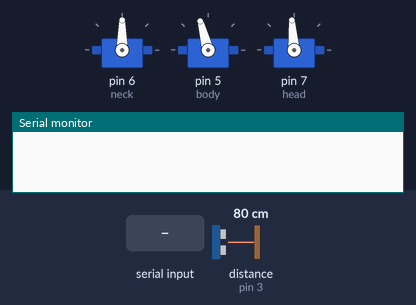
Simulated run of this sketch. Board: Arduino Uno, built with avr-gcc and run on an emulated ATmega328P. Shown: 3 × servo, the last lines printed to the serial monitor. Wiring (inferred from the names in the program): ultrasonic range finder: trigger pin 2; echo pin 3. The inputs (shaded band) are chosen by the test bench; at power-on: distance to the obstacle (sensor on pin 3) 80 cm. The echo pulse lasts 58.3 µs per cm.

Above: at 1.2 s.
1.3 s: distance to the obstacle (sensor on pin 3) set to 53 cm
4.8 s: distance to the obstacle (sensor on pin 3) set to 46 cm
At 5.99 s:
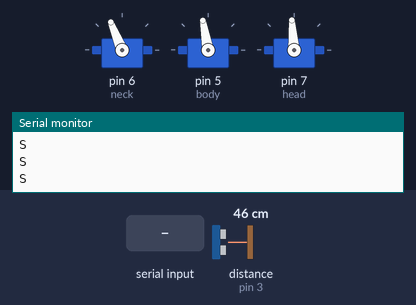
8.6 s: "3" received over Serial
At 9.5 s:
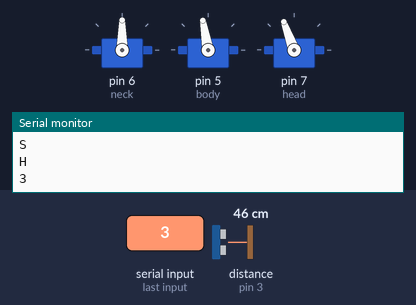
At 11.0 s:
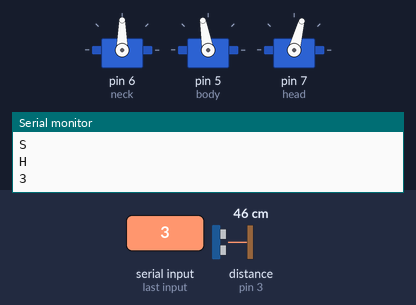
Timing chart, 0 to 12.7 s (numbered marks = the images above; inputs shaded):
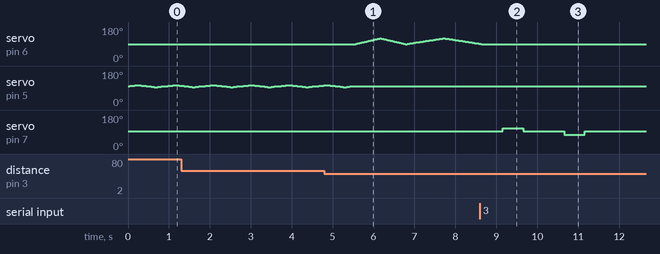

The sketch:

working_uno.ino
```cpp
#include <Servo.h>
#define trigPin1 2
#define echoPin1 3

Servo servoBody;
Servo servoNeck;
Servo servoHead;

long duration, distance, S1, S2, S3;

int body=5;
int neck=6;
int head=7;

int middle_body =100;
int middle_neck=90;
int low_body=95;
int high_body=105;
int delay_body=40;
int low_neck=45;
int high_neck=135;
int delay_neck=10;
int head_stop=94;
int head_high=110;
int head_low=75;
int delay_head=500;

unsigned long time;
unsigned long end_time;

void setup() {
Serial.begin(9600);
  servoNeck.attach(neck);
  servoNeck.write(middle_neck);
  servoBody.attach(body);
  servoBody.write(middle_body);// start serial for output
  servoHead.attach(head);
  servoHead.write(head_stop);
  pinMode(trigPin1, OUTPUT);
  pinMode(echoPin1, INPUT);
}


void SonarSensor(int trigPin,int echoPin)
{

digitalWrite(trigPin, LOW);
delayMicroseconds(2); // This ensures clean high pulse
digitalWrite(trigPin, HIGH);
delayMicroseconds(10);
digitalWrite(trigPin, LOW);
duration = pulseIn(echoPin, HIGH);
distance = (duration/2) * 0.03445; // distance in cm, speed of sound at 22.5 C

}


void move_fast(){
 for (int pos = middle_neck; pos <= high_neck; pos += 1) {
    servoNeck.write(pos); // tell servo to go to position in variable 'pos'
    delay(delay_neck);                       // waits 15ms for the servo to reach the position
  }
  for (int pos = high_neck; pos >=low_neck; pos -= 1) {
    servoNeck.write(pos);// tell servo to go to position in variable 'pos'
    delay(delay_neck);                       // waits 15ms for the servo to reach the position
  }
  for (int pos = low_neck; pos <= middle_body; pos += 1) {
    servoNeck.write(pos);// tell servo to go to position in variable 'pos'
    delay(delay_neck);                       // waits 15ms for the servo to reach the position
  }
  for (int pos = middle_body; pos <= high_neck; pos += 1) {
    servoNeck.write(pos); // tell servo to go to position in variable 'pos'
    delay(delay_neck);                       // waits 15ms for the servo to reach the position
  }
  for (int pos = high_neck; pos >=low_neck; pos -= 1) {
    servoNeck.write(pos);// tell servo to go to position in variable 'pos'
    delay(delay_neck);                       // waits 15ms for the servo to reach the position
  }
  for (int pos = low_neck; pos <= middle_body; pos += 1) {
    servoNeck.write(pos);// tell servo to go to position in variable 'pos'
    delay(delay_neck);                       // waits 15ms for the servo to reach the position
  }
  Serial.println("F");
}

void move_slow(){
 for (int pos = middle_body; pos <= high_body; pos += 1) {
    servoBody.write(pos); // tell servo to go to position in variable 'pos'
    delay(delay_body);                       // waits 15ms for the servo to reach the position
  }
  for (int pos = high_body; pos >=low_body; pos -= 1) {
    servoBody.write(pos);// tell servo to go to position in variable 'pos'
    delay(delay_body);                       // waits 15ms for the servo to reach the position
  }
  for (int pos = low_body; pos <= middle_body; pos += 1) {
    servoBody.write(pos);// tell servo to go to position in variable 'pos'
    delay(delay_body);                       // waits 15ms for the servo to reach the position
  }
  for (int pos = middle_body; pos <= high_body; pos += 1) {
    servoBody.write(pos); // tell servo to go to position in variable 'pos'
    delay(delay_body);                       // waits 15ms for the servo to reach the position
  }
  for (int pos = high_body; pos >=low_body; pos -= 1) {
    servoBody.write(pos);// tell servo to go to position in variable 'pos'
    delay(delay_body);                       // waits 15ms for the servo to reach the position
  }
  for (int pos = low_body; pos <= middle_body; pos += 1) {
    servoBody.write(pos);// tell servo to go to position in variable 'pos'
    delay(delay_body);                       // waits 15ms for the servo to reach the position
  }
  Serial.println("S");
}

//start when song is finnished
void kill_move(){
  servoHead.write(head_stop);
  delay(delay_head);
  servoHead.write(head_high);
  delay(delay_head);
  servoHead.write(head_stop);
  delay(1000);
  servoHead.write(head_low);
  delay(delay_head);
  servoHead.write(head_stop);
  Serial.println("K");
}

void human_detected(){
  for (int pos = middle_neck; pos <= 120; pos += 1) { // goes from 0 degrees to 180 degrees
    servoNeck.write(pos); // tell servo to go to position in variable 'pos'
    delay(20);                       // waits 15ms for the servo to reach the position
  }
  for (int pos = 120; pos >= middle_neck; pos -= 1) {
    servoNeck.write(pos); // tell servo to go to position in variable 'pos'
    delay(20);                       // waits 15ms for the servo to reach the position
  }
  for (int pos = middle_neck; pos <= 120; pos += 1) { // goes from 0 degrees to 180 degrees
    servoNeck.write(pos); // tell servo to go to position in variable 'pos'
    delay(30);                       // waits 15ms for the servo to reach the position
  }
  for (int pos = 120; pos >= middle_neck; pos -= 1) {
    servoNeck.write(pos); // tell servo to go to position in variable 'pos'
    delay(30);                       // waits 15ms for the servo to reach the position
  }
  Serial.println("H");
}

char com=' ';
int count=0;
bool kill=false;

void loop() {
  // Check if there is anything in the soft Serial Buffer
  if (Serial.available()){
// Read one value from the soft serial buffer and store it in the variable com
  com = Serial.read();
  Serial.println(com);
  }
  if(com=='3'){
    kill_move();
    //Serial.println("Kill");
    kill=true;
    }
  if(!kill){
     SonarSensor(trigPin1, echoPin1);
     S1 = distance;
     if(S1<50){
     human_detected();
     }
    //Serial.println("h");
    else{
      if(com=='1'){
        //Serial.println("Beat received");
        move_fast();
          //count+=1;
        }
        else{
        move_slow();
        //count=0;
        }
      //}
    }
  }
    com='0';
}
```

Measured:
- the behaviour switches between 50 and 49 cm on distance to the obstacle (sensor on pin 3) (found by bisection; images 0 and 1)
- after the input at 8.6 s, servo on pin 6 (neck): goes on until 8.6 s, then stays 90°; servo on pin 7 (head): 94° → 110° after 0.56 s, → 94° 0.50 s later, → 75° 1.0 s later, → 94° 0.50 s later
- by itself, servo on pin 5 (body): repeats every 0.93 s: 100° 0.04 s, 99° 0.04 s, 98° 0.04 s, 97° 0.04 s, 96° 0.04 s, 95° 0.08 s, 96° 0.04 s, 97° 0.04 s, 98° 0.04 s, 99° 0.04 s, 100° 0.08 s, 101° 0.04 s, 102° 0.04 s, 103° 0.04 s, 104° 0.04 s, 105° 0.08 s, 104° 0.04 s, 103° 0.04 s, 102° 0.04 s, 101° 0.04 s
